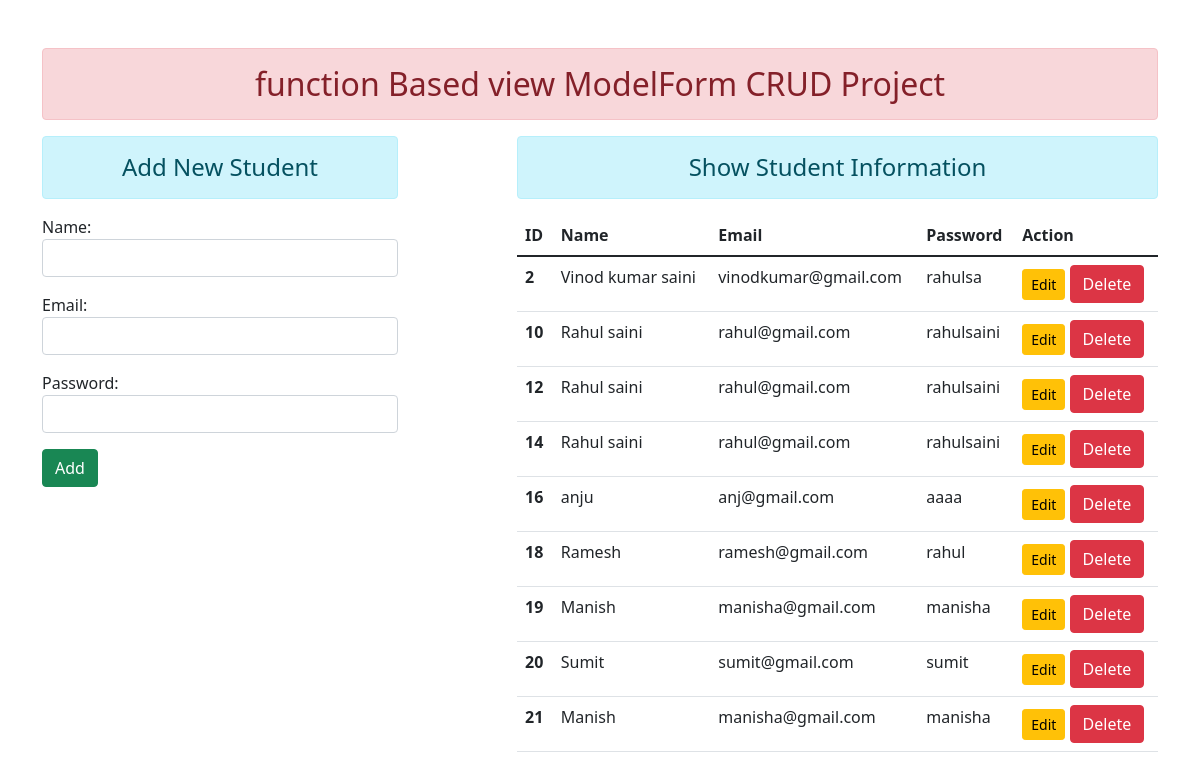
The page / on the database its author committed.
### enroll/models.py (models this page shows)
class User(models.Model):
    name = models.CharField(max_length=70)
    email = models.EmailField(max_length=100)
    password = models.CharField(max_length=100)

### enroll/views.py (the view)
# urls.py: path('', views.add_show, name="addandshow"),
def add_show(request):
    if request.method == 'POST':
        fm = StudentRegistration(request.POST)
        if fm.is_valid():
            nm = fm.cleaned_data['name']
            em = fm.cleaned_data['email']
            pw = fm.cleaned_data['password']
            reg = User(name=nm , email=em , password=pw)
            reg.save()
            fm = StudentRegistration()
    else:
        fm = StudentRegistration()
    stud = User.objects.all()
    return render(request, 'enroll/addandshow.html',{'form':fm,'stu':stud})

### enroll/forms.py
class StudentRegistration(forms.ModelForm):
    class Meta:
        model = User
        fields = ['name', 'email' , 'password']
        widgets = {
            'name': forms.TextInput(attrs={'class' : 'form-control'}),
            'email': forms.EmailInput(attrs={'class' : 'form-control'}),
            'password': forms.PasswordInput(render_value= True , attrs={'class' : 'form-control'}),
        }

### enroll/templates/enroll/addandshow.html (shortened to what this page needs)
{% extends 'enroll/base.html'%}
{% block content %}
<div class="row">
    <div class="col-sm-4">
        <h4 class="text-center alert alert-info">Add New Student</h4>
        <form action="" method="POST">
            {{form.as_p}}
            <input type="submit" class="btn btn-success" value="Add">
        </form>
    </div>
<div class="col-sm-7 offset-1">
    <h4 class="text-center alert alert-info">Show Student Information</h4>
    {% if stu %}
    <table class="table table-hover">
        <thead>
          <tr>
            <th scope="col">ID</th>
            <th scope="col">Name</th>
            <th scope="col">Email</th>
            <th scope="col">Password</th>
            <th scope="col">Action</th>
          </tr>
        </thead>
        <tbody>
            {% for st in stu %}
          <tr>
            <th scope="row">{{st.id}}</th>
            <td>{{st.name}}</td>
            <td>{{st.email}}</td>
            <td>{{st.password}}</td>
            <td>
                <a href="{% url 'updatedata' st.id %}" class="btn btn-warning btn-sm">Edit</a>
                <form action="{% url 'deletedata' st.id %}" method="post" class="d-inline"> {% csrf_token %}
                    <input type="submit" class="btn btn-danger" value="Delete">
                </form>
            </td>
          </tr>
          {% endfor %}
        </tbody>
      </table>
    {% else %}
    <h4 class="text-center alert alert-warning">No Records</h4>
    {% endif %}
</div>
</div>
{% endblock content %}

### enroll/templates/enroll/base.html (shortened to what this page needs)
<!DOCTYPE html>
{% load static %}
<html lang="en">
<head>
</head>
<link rel="stylesheet" href="{% static 'enroll/css/bootstrap.min.css' %}">
<body>
<div class="container mt-5">
    <h2 class="text-center alert alert-danger">function Based view ModelForm CRUD Project</h2>
{% block content %} {% endblock content %}
</div>
</body>
</html>

### rows shown on the page
User: id "2", name "Vinod kumar saini", email "vinodkumar@gmail.com", password "rahulsa"
User: id "10", name "Rahul saini", email "rahul@gmail.com", password "rahulsaini"
User: id "12", name "Rahul saini", email "rahul@gmail.com", password "rahulsaini"
User: id "14", name "Rahul saini", email "rahul@gmail.com", password "rahulsaini"
User: id "16", name "anju", email "anj@gmail.com", password "aaaa"
User: id "18", name "Ramesh", email "ramesh@gmail.com", password "rahul"
User: id "19", name "Manish", email "manisha@gmail.com", password "manisha"
User: id "20", name "Sumit", email "sumit@gmail.com", password "sumit"
User: id "21", name "Manish", email "manisha@gmail.com", password "manisha"
